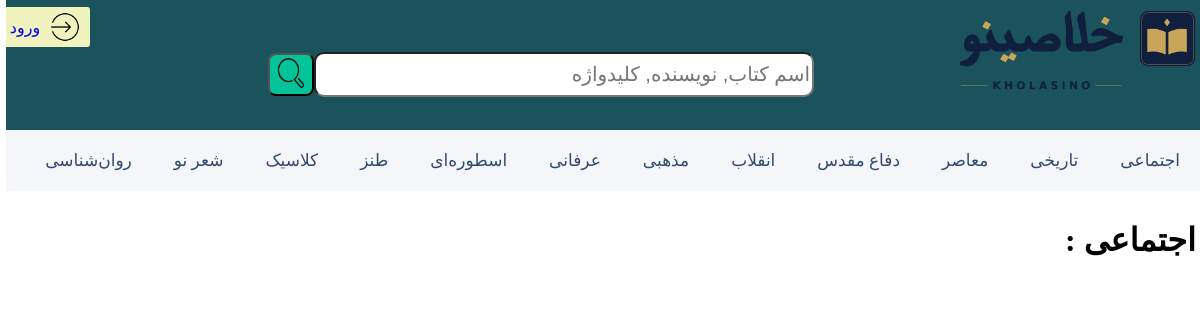
Page /category/اجتماعی/ on the committed database.
### books/models.py (models this page shows)
class Category(models.Model):
    name = models.CharField('table name',max_length=100)
    class Meta:
        db_table = 'category'
        verbose_name = 'category'
        verbose_name_plural = 'categories'
    def __str__(self):
        return self.name

### books/views.py (the view)
# urls.py: path('category/<str:category>/', Booklistview.as_view() , name = 'books list'),
class Booklistview(APIView):
    def get(self , request , category):
        category2 = Category.objects.all()
        category  = get_object_or_404(Category, name = category)
        book = Book.objects.filter(Categoris__name=category)
        serializer = BookSerializer(book, many=True)
        serializer2 = CategorySerializer(category2, many=True)
        context = {
            'books': serializer.data,
            'categories': serializer2.data,
            'category': category,
        }
        return render (request , 'books/books_list.html' , context)

### books/templates/books/books_list.html (shortened to what this page needs)
<!DOCTYPE html>
{% load static %}
<html lang="fa" dir="rtl">
<head>
</head>
<body>
<div class="search-background">
    <div class="img1">
        <img src="{% static 'picture\logo2.png' %}" alt="logo" >
    </div>
    <div class="search">
        <form method="GET" action="{% url 'search_books' %}" onsubmit="return this.q.value.trim() !== ''">
            <div class="grid">
                <div class="input1">
                    <input
                            style="border-radius: 10px;font-size: 20px;"
                            type="search"
                            name="q"
                            placeholder="اسم کتاب, نویسنده, کلیدواژه"
                            value="{{ request.GET.q|default:'' }}"
                        >
                </div>
                    <button type="submit" style="border-radius: 8px ; background-color: #02c39a"><img src="{% static 'picture/search2.png' %}" width= 30px height= 34px></button>
            </div>
        </form>
    </div>
    {% if not user.is_authenticated %}
        <a href="{% url 'users-login' %}" class="button1">
            <img src="{% static 'picture/login.png' %}" width="30px" height="30px" style="margin-left: 10px">
            ورود
        </a>
    {% else %}
        <a href="{% url 'add book' %}" class="button1">
            افزودن کتاب
        </a>
    {% endif %}
</div>
<div class="genres">
    {% for genre in categories %}
        <a href="{% url 'books list' category=genre.name %}" class="genre-link">
            {{ genre.name }}
        </a>
    {% endfor %}
</div>
    <h1 style="margin-top: 30px ; margin-right: 10px"> {{category}} :</h1>
</body>
</html>

### books/templates/books/books_list.html (style rules this page uses)
body { background-color: white; margin: 0; padding: 0; }
.search { display: flex; justify-content:center; align-items: center; margin-top: -68px; margin-right: 130px; }
.grid { display: flex; align-items: center; margin: 20px; }
.search-background { background-color: #1a535c; width: 100%; height: 130px; margin: 0 ; }
.genres { display: flex; flex-wrap: nowrap; align-items: center; gap: 10px; padding: 10px; background-color: #f4f6f9; overflow-x: auto; overflow-y: hidden; white-space: nowrap; scrollbar-width: none; }
.genre-link { display: inline-block; padding: 10px 16px; color: #304b70; text-decoration: none; font-size: 17px; border-radius: 8px; transition: 0.25s ; }
.img1 { display: flex; width:150px; height:100px; }
.button1 { border-radius: 3px ; background-color: #f0f3bd ; width: 90px ; height: 40px; white-space: nowrap; font-family: 'Bauhaus 93'; display: flex; justify-content: center; align-items: center; margin-right: 93%; margin-top: -110px; transition: 0.25s; text-decoration: none; }
.input1 { display: grid; width:500px; height: 45px; }

### rows in the picture
Category: name "اجتماعی", name "اجتماعی"
Category: name "تاریخی"
Category: name "معاصر"
Category: name "دفاع مقدس"
Category: name "انقلاب"
Category: name "مذهبی"
Category: name "عرفانی"
Category: name "اسطوره‌ای"
Category: name "طنز"
Category: name "کلاسیک"
Category: name "شعر نو"
Category: name "روان‌شناسی"
